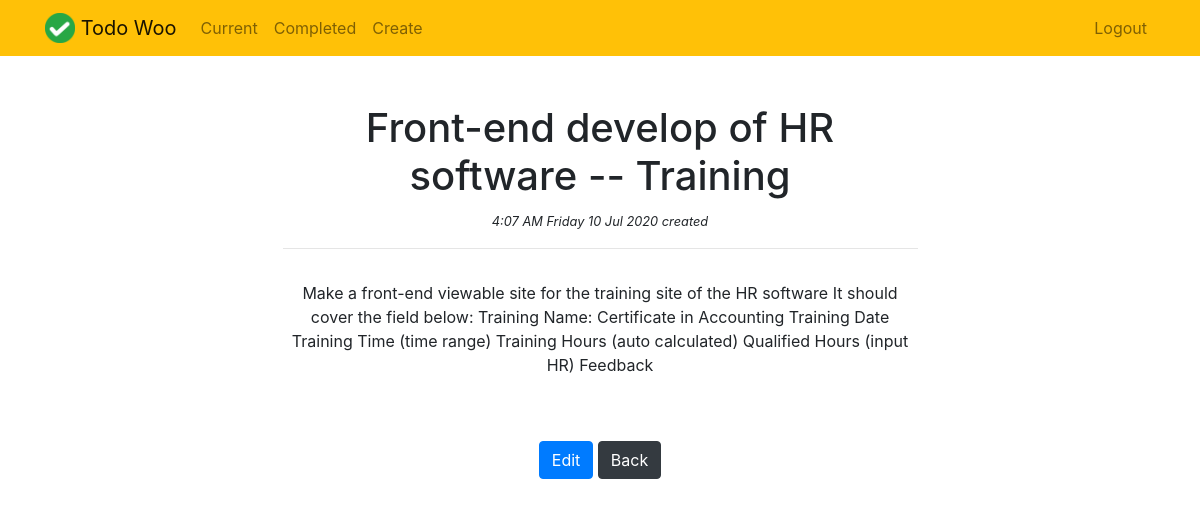
/todo/5/ (signed in), run on the app's committed database.
### todo/models.py (models this page shows, shortened)
class Todo (models.Model):
    title = models.CharField(max_length=100)
    memo = models.TextField (blank=True)
    created = models.DateTimeField (auto_now_add=True)
    datecompleted = models.DateTimeField (null=True, blank=True)
    important = models.BooleanField (default=False)
    user = models.ForeignKey (User, on_delete=models.CASCADE)

### todo/views.py (the view)
# urls.py: path('todo/<int:todo_pk>/', views.viewtodo, name='viewtodo'),
@login_required
def viewtodo(request, todo_pk):
    todo = get_object_or_404(Todo, pk=todo_pk, user=request.user)
    form = TodoForm(instance=todo)
    if request.method == 'GET':
        return render(request, 'todo/viewtodo.html', {'todo': todo, 'form':form})
    else:
        return render(request, 'todo/edittodo.html', {'todo': todo, 'form':form})

### todo/templates/todo/viewtodo.html (shortened to what this page needs)
{% extends 'todo/base.html' %}
{% block content %}
<div class="row justify-content-center mt-5">
  <div class="col-md-7 text-center">
    <h1>{{ todo.title }}</h1>
    <small><em>{{ todo.created|date:'f A l d M Y' }} created</em></small><br>
    <hr>
  </div>
</div>
<div class="row justify-content-center mt-3">
  <div class="col-md-7 text-center">
    {% if todo.memo %}
    <p>{{ todo.memo|safe}}</p>
    {% endif %}
  </div>
</div>
<div class="row justify-content-center mt-5">
  <div class="text-center">
    <a href="{% url 'edittodo' todo.id %}" class="btn btn-primary">Edit</a>
    <a href="{% url 'currenttodos' %}" class="btn btn-dark">Back</a>
  </div>
</div>
{% endblock %}

### data on the page
Todo: title "Front-end develop of HR software -- Training", created "4:07 AM Friday 10 Jul 2020", memo "Make a front-end viewable site for the training site of the HR software It should cover the field below: Training Name: Certificate in Accounting Training Date Training Time (time range) Training Hours (auto calculated) Qualified Hours (input HR) Feedback"
